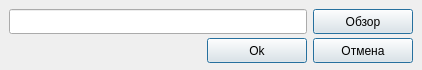
<?xml version="1.0" encoding="UTF-8"?>
<ui version="4.0">
 <class>DB_Select</class>
 <widget class="QMainWindow" name="DB_Select">
  <property name="geometry">
   <rect>
    <x>0</x>
    <y>0</y>
    <width>422</width>
    <height>70</height>
   </rect>
  </property>
  <property name="sizePolicy">
   <sizepolicy hsizetype="Preferred" vsizetype="Preferred">
    <horstretch>0</horstretch>
    <verstretch>0</verstretch>
   </sizepolicy>
  </property>
  <property name="minimumSize">
   <size>
    <width>422</width>
    <height>70</height>
   </size>
  </property>
  <property name="windowTitle">
   <string>Выбор базы данных</string>
  </property>
  <widget class="QWidget" name="centralwidget">
   <property name="minimumSize">
    <size>
     <width>422</width>
     <height>70</height>
    </size>
   </property>
   <layout class="QGridLayout" name="gridLayout">
    <item row="0" column="0">
     <layout class="QHBoxLayout" name="horizontalLayout">
      <item>
       <widget class="QLineEdit" name="dbstring">
        <property name="minimumSize">
         <size>
          <width>100</width>
          <height>25</height>
         </size>
        </property>
        <property name="maximumSize">
         <size>
          <width>16777215</width>
          <height>25</height>
         </size>
        </property>
       </widget>
      </item>
      <item>
       <widget class="QPushButton" name="dbsearch">
        <property name="sizePolicy">
         <sizepolicy hsizetype="Fixed" vsizetype="Fixed">
          <horstretch>0</horstretch>
          <verstretch>0</verstretch>
         </sizepolicy>
        </property>
        <property name="minimumSize">
         <size>
          <width>100</width>
          <height>25</height>
         </size>
        </property>
        <property name="maximumSize">
         <size>
          <width>100</width>
          <height>25</height>
         </size>
        </property>
        <property name="text">
         <string>Обзор</string>
        </property>
        <property name="default">
         <bool>true</bool>
        </property>
       </widget>
      </item>
     </layout>
    </item>
    <item row="1" column="0">
     <layout class="QHBoxLayout" name="horizontalLayout_2">
      <item>
       <spacer name="horizontalSpacer">
        <property name="orientation">
         <enum>Qt::Horizontal</enum>
        </property>
        <property name="sizeHint" stdset="0">
         <size>
          <width>40</width>
          <height>20</height>
         </size>
        </property>
       </spacer>
      </item>
      <item>
       <widget class="QPushButton" name="dbselect">
        <property name="sizePolicy">
         <sizepolicy hsizetype="Fixed" vsizetype="Fixed">
          <horstretch>0</horstretch>
          <verstretch>0</verstretch>
         </sizepolicy>
        </property>
        <property name="minimumSize">
         <size>
          <width>100</width>
          <height>25</height>
         </size>
        </property>
        <property name="maximumSize">
         <size>
          <width>100</width>
          <height>25</height>
         </size>
        </property>
        <property name="text">
         <string>Ok</string>
        </property>
        <property name="default">
         <bool>true</bool>
        </property>
       </widget>
      </item>
      <item>
       <widget class="QPushButton" name="cancelbut">
        <property name="sizePolicy">
         <sizepolicy hsizetype="Fixed" vsizetype="Fixed">
          <horstretch>0</horstretch>
          <verstretch>0</verstretch>
         </sizepolicy>
        </property>
        <property name="minimumSize">
         <size>
          <width>100</width>
          <height>25</height>
         </size>
        </property>
        <property name="maximumSize">
         <size>
          <width>100</width>
          <height>25</height>
         </size>
        </property>
        <property name="text">
         <string>Отмена</string>
        </property>
        <property name="default">
         <bool>true</bool>
        </property>
       </widget>
      </item>
     </layout>
    </item>
    <item row="2" column="0">
     <spacer name="verticalSpacer">
      <property name="orientation">
       <enum>Qt::Vertical</enum>
      </property>
      <property name="sizeHint" stdset="0">
       <size>
        <width>20</width>
        <height>3</height>
       </size>
      </property>
     </spacer>
    </item>
   </layout>
  </widget>
 </widget>
 <resources/>
 <connections/>
</ui>
